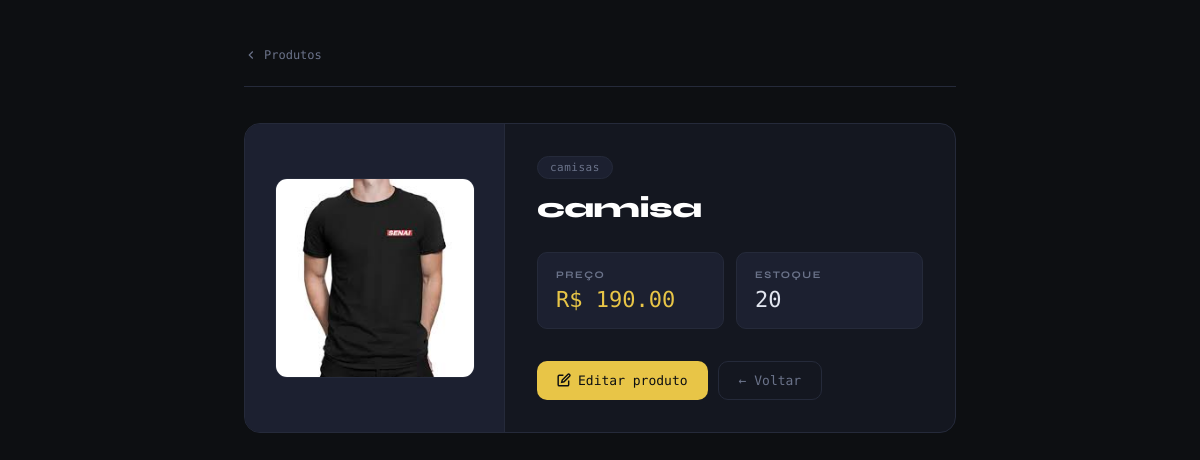
The app's page /produtos/1 (signed in), older data.
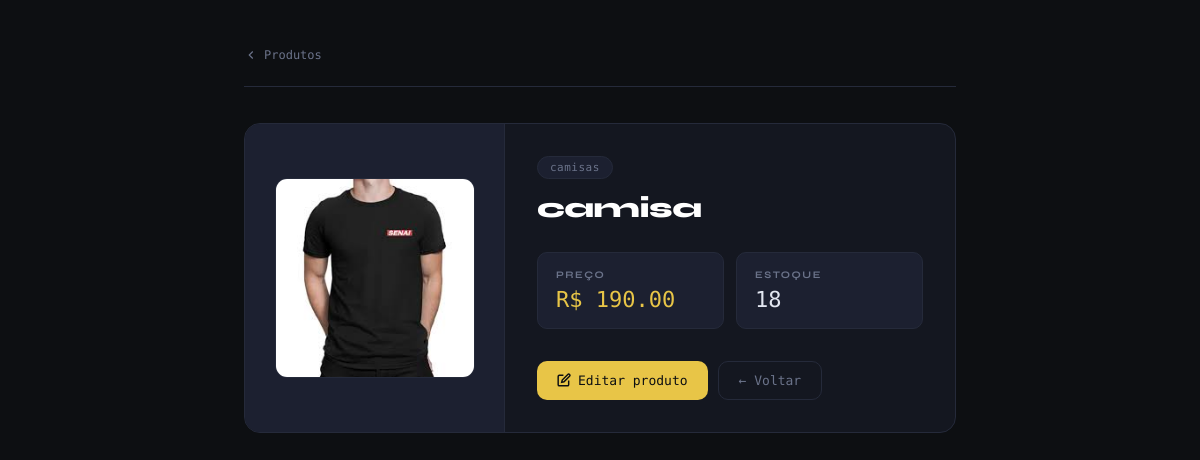
The same page, newer data.
### app/models/produto.py (models this page shows, shortened)
class Produto(Base):
    __tablename__ = "produtos"
    id = Column(Integer, primary_key=True, autoincrement=True, index=True)
    nome = Column(String(167), nullable=False, index=True)
    preco = Column(Float, nullable=False, default=0.0)
    estoque_atual = Column(Integer, nullable=False, default=0)
    ativo = Column(Boolean, default=True)
    imagem_path = Column(String(255), nullable=True)
    categoria_id = Column(Integer, ForeignKey("categorias.id", ondelete="SET NULL"), nullable=True)
    categoria = relationship("Categoria", back_populates="produtos")

### app/controllers/produto_controller.py (the view)
@router.get("/{produto_id}")
def detalhe_produto(
    produto_id: int,
    request: Request,
    db: Session = Depends(get_db),
    usuario = Depends(get_usuario_logado)
):
    produto = db.query(Produto).filter(
        Produto.id == produto_id,
        Produto.ativo == True
    ).first()
    if not produto:
        return RedirectResponse(url="/produtos", status_code=302)
    return templates.TemplateResponse(
        request,
        "produtos/detalhe.html",
        {"request": request, "usuario": usuario, "produto": produto}
    )

### app/templates/produtos/detalhe.html (shortened to what this page needs)
<!DOCTYPE html>
<html lang="pt-br">
<head>
</head>
<body>
<div class="page">
    <div class="topbar">
        <a href="/produtos" class="breadcrumb">
            <svg width="14" height="14" fill="none" stroke="currentColor" stroke-width="2" viewBox="0 0 24 24"><path d="M15 18l-6-6 6-6"/></svg>
            Produtos
        </a>
    </div>
    <div class="product-card">
        <div class="product-hero">
            <div class="product-img-wrap">
                <img src="{{ produto.imagem_url }}" alt="{{ produto.nome }}">
            </div>
            <div class="product-info">
                <div>
                    <span class="product-cat">
                        {{ produto.categoria.nome if produto.categoria else "Sem categoria" }}
                    </span>
                    <h1 class="product-name">{{ produto.nome }}</h1>
                    <div class="stats">
                        <div class="stat-box price">
                            <div class="stat-label">Preço</div>
                            <div class="stat-value">R$ {{ "%.2f"|format(produto.preco) }}</div>
                        </div>
                        <div class="stat-box">
                            <div class="stat-label">Estoque</div>
                            <div class="stat-value">{{ produto.estoque_atual }}</div>
                        </div>
                    </div>
                </div>
                <div class="product-actions">
                    {% if usuario.role == 'admin' %}
                        <a href="/produtos/{{ produto.id }}/editar" class="btn btn-primary">
                            <svg width="14" height="14" fill="none" stroke="currentColor" stroke-width="2.5" viewBox="0 0 24 24"><path d="M11 4H4a2 2 0 00-2 2v14a2 2 0 002 2h14a2 2 0 002-2v-7"/><path d="M18.5 2.5a2.121 2.121 0 013 3L12 15l-4 1 1-4 9.5-9.5z"/></svg>
                            Editar produto
                        </a>
                    {% endif %}
                    <a href="/produtos" class="btn btn-ghost">← Voltar</a>
                </div>
            </div>
        </div>
    </div>
</div>
</body>
</html>

Row changes from the older to the newer data that the page shows:
changed Produto "camisa": estoque_atual "20" → "18"
